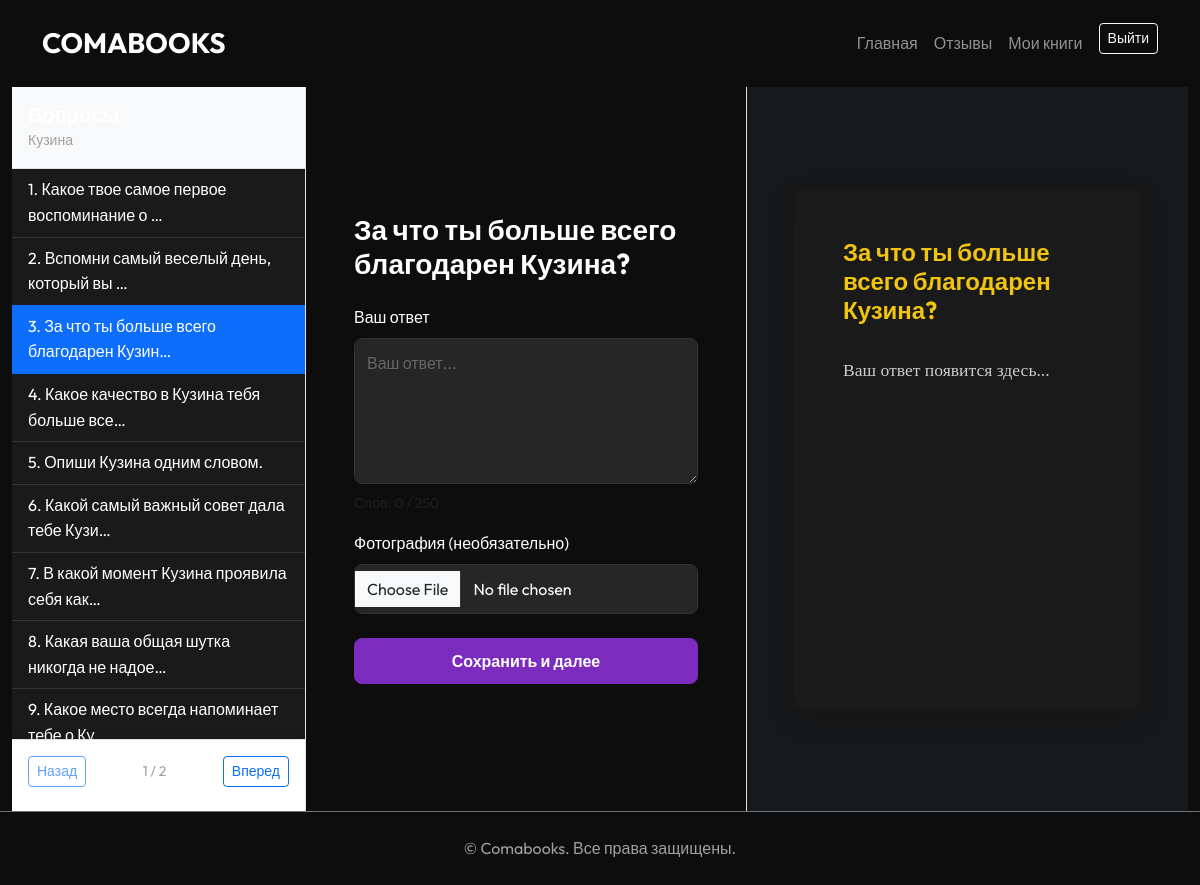
/book/29/edit/?q=42 (signed in), run on the app's committed database.
### config/models.py (models this page shows, shortened)
class Book(models.Model):
    STATUS_CHOICES = [
        ('draft', 'Черновик'),
        ('completed', 'Завершено (Ждет проверки)'),
        ('printed', 'Напечатано'),
    ]
    user = models.ForeignKey(settings.AUTH_USER_MODEL, on_delete=models.CASCADE, related_name="books")
    title = models.CharField(max_length=255, verbose_name="Название книги")
    author = models.CharField(max_length=255, verbose_name="Автор")
    subtitle = models.CharField(max_length=255, blank=True, null=True, verbose_name="Подзаголовок")
    dedication = models.ForeignKey(BookDedication, on_delete=models.SET_NULL, null=True, blank=True, verbose_name="Посвящение")
    status = models.CharField(max_length=20, choices=STATUS_CHOICES, default='draft', verbose_name="Статус")
    is_notification_sent = models.BooleanField(default=False, verbose_name="Уведомление отправлено")
    created_at = models.DateTimeField(auto_now_add=True)

class BookPageQuestion(models.Model):
    dedication = models.ForeignKey(BookDedication, on_delete=models.CASCADE, related_name="questions", null=True, blank=True, verbose_name="Для кого (посвящение)")
    book = models.ForeignKey('Book', on_delete=models.CASCADE, related_name="custom_questions", null=True, blank=True, verbose_name="Для книги")
    quiz = models.CharField(max_length=255, verbose_name="Вопрос")

### config/views.py (the view, shortened to what this page needs)
# urls.py: path("book/<int:book_id>/edit/", views.edit_pages, name="edit_pages"),
@login_required
def edit_pages(request, book_id):
    book = get_object_or_404(Book, id=book_id, user=request.user)
    questions = book.custom_questions.all()
    if not questions.exists() and book.dedication:
        questions = book.dedication.questions.filter(book__isnull=True)
    if not questions.exists():
        questions = BookPageQuestion.objects.filter(dedication__isnull=True, book__isnull=True)
    question_id = request.GET.get('q')
    if question_id:
        active_question = get_object_or_404(BookPageQuestion, id=question_id)
    else:
        active_question = questions.first()
    try:
        current_answer = BookPageAnswer.objects.get(book=book, quiz=active_question.quiz)
    except (BookPageAnswer.DoesNotExist, AttributeError):
        current_answer = None
    if request.method == "POST":
        form = BookPageForm(request.POST, request.FILES, instance=current_answer)
        if form.is_valid():
            answer = form.save(commit=False)
            answer.book = book
            answer.user = request.user
            answer.quiz = active_question.quiz
            answer.save()
            next_question = questions.filter(id__gt=active_question.id).first()
            if next_question:
                return redirect(f"{request.path}?q={next_question.id}")
            else:
                return redirect('dashboard') # Or finish page
    else:
        form = BookPageForm(instance=current_answer)
    ai_settings = AISettings.objects.first()
    return render(request, "books/edit_pages.html", {
        "book": book,
        "questions": questions,
        "active_question": active_question,
        "form": form,
        "ai_settings": ai_settings,
    })

### config/forms.py (shortened to what this page needs)
class BookPageForm(forms.ModelForm):
    class Meta:
        model = BookPageAnswer
        fields = ['answer', 'image']
        widgets = {
            'answer': forms.Textarea(attrs={'class': 'form-control', 'rows': 5, 'placeholder': 'Ваш ответ...', 'id': 'id_answer'}),
            'image': forms.ClearableFileInput(attrs={'class': 'form-control', 'id': 'id_image'}),
        }

### templates/books/edit_pages.html (shortened to what this page needs)
{% extends "_base.html" %}
{% block content %}
<div class="container-fluid edit-container">
    <div class="row h-100 g-0">
        <div class="col-md-3 bg-light border-end overflow-auto p-0 d-none d-md-flex flex-column sidebar-fixed">
            <div class="p-3 border-bottom">
                <h5 class="mb-0">Вопросы</h5>
                <small class="text-muted">{{ book.title }}</small>
            </div>
            <div class="list-group list-group-flush" id="question-list-desktop">
                {% for q in questions %}
                <a href="?q={{ q.id }}"
                    class="list-group-item list-group-item-action question-item {% if active_question.id == q.id %}active{% endif %}"
                    data-index="{{ forloop.counter0 }}">
                    {{ forloop.counter }}. {{ q.quiz|truncatechars:40 }}
                </a>
                {% empty %}
                <div class="p-3">Нет вопросов для этой категории.</div>
                {% endfor %}
            </div>
            {% if questions|length > 10 %}
            <div class="p-3 border-top bg-white sticky-bottom mt-auto">
                <div class="d-flex justify-content-between align-items-center mb-2">
                    <button type="button" class="btn btn-sm btn-outline-primary prev-page">
                         Назад
                    </button>
                    <span class="small text-muted page-info">1 / 2</span>
                    <button type="button" class="btn btn-sm btn-outline-primary next-page">
                        Вперед
                    </button>
                </div>
            </div>
            {% endif %}
        </div>
        <div class="col-md-9 d-flex flex-column p-0 main-content">
            {% if active_question %}
            <div class="row h-100 g-0 flex-column-reverse flex-md-row">
                <div
                    class="col-md-6 p-4 p-md-5 d-flex flex-column justify-content-center border-end overflow-auto form-section">
                    <h3 class="mb-4">{{ active_question.quiz }}</h3>
                    <form method="post" enctype="multipart/form-data">
                        <div class="mb-3">
                            <label class="form-label">Ваш ответ</label>
                            {{ form.answer }}
                            <div id="word-count-info"
                                class="form-text mt-2 d-flex flex-wrap justify-content-between align-items-center">
                                <span class="me-2">Слов: <span id="word-count">0</span> / 250</span>
                            </div>
                        </div>
                        <div class="mb-3">
                            <label class="form-label">Фотография (необязательно)</label>
                            {{ form.image }}
                        </div>
                        <div class="d-flex justify-content-between mt-4">
                            <button type="submit" id="submit-btn" class="btn btn-primary px-4 w-100 w-md-auto">Сохранить
                                и далее</button>
                        </div>
                    </form>
                </div>
                <div
                    class="col-md-6 p-4 p-md-5 d-flex align-items-center justify-content-center bg-secondary bg-opacity-10 preview-section">
                    <div class="book-page-preview-wrapper w-100">
                        <div class="book-page-preview {{ book.cover_data.template }}">
                            <div class="page-content">
                                <h4 class="question-text">{{ active_question.quiz }}</h4>
                                <p class="answer-text" id="preview-answer">Ваш ответ появится здесь...</p>
                            </div>
                        </div>
                    </div>
                </div>
            </div>
            {% endif %}
        </div>
    </div>
</div>
{% endblock %}

### static/css/styles.css (style rules this page uses)
:root { --bg-color: #0d0d0d; --card-bg: #1a1a1a; --text-color: #ffffff; --accent-color: #7b2cbf; --accent-hover: #9d4edd; --secondary-text: #a0a0a0; --border-color: #333333; }
body { background-color: var(--bg-color); color: var(--text-color); font-family: 'Outfit', sans-serif; line-height: 1.6; }
h1, h2, h3, h4, h5, h6 { font-weight: 700; margin-bottom: 1.5rem; }
a { color: var(--accent-color); text-decoration: none; transition: color 0.3s ease; }
.text-muted { color: var(--secondary-text) !important; }
.btn-primary { background-color: var(--accent-color); border-color: var(--accent-color); font-weight: 600; padding: 10px 24px; border-radius: 8px; transition: all 0.3s ease; }
.form-control { background-color: #262626; border: 1px solid var(--border-color); color: var(--text-color); border-radius: 8px; padding: 12px; }
.form-control::placeholder { color: #666; }
.list-group-item { background-color: var(--card-bg); border-color: var(--border-color); color: var(--text-color); }

### templates/books/edit_pages.html (style rules this page uses)
.edit-container { height: calc(100vh - 76px); }
.sidebar-fixed { height: 100%; position: relative; }
.book-page-preview { width: 100%; max-width: 450px; aspect-ratio: 2/3; background: white; padding: 3rem; box-shadow: 0 10px 30px rgba(0, 0, 0, 0.1); display: flex; flex-direction: column; justify-content: flex-start; border-radius: 4px; overflow-y: auto; margin: 0 auto; }
.page-content { word-break: break-word; }
.question-text { font-weight: bold; margin-bottom: 2rem; color: #333; }
.answer-text { font-family: 'Georgia', serif; font-size: 1.1rem; color: #555; white-space: pre-wrap; }
.book-page-preview.dark { background: #1a1a1a; color: #ddd; }
.book-page-preview.dark .question-text { color: #f1c40f; }
.book-page-preview.dark .answer-text { color: #ccc; }
.sticky-bottom { position: sticky; bottom: 0; z-index: 10; box-shadow: 0 -5px 10px rgba(0, 0, 0, 0.05); }

### data on the page
Book: title "Кузина"
BookPageQuestion: quiz "Какое твое самое первое воспоминание о …"
BookPageQuestion: quiz "Вспомни самый веселый день, который вы …"
BookPageQuestion: quiz "За что ты больше всего благодарен Кузин…", quiz "За что ты больше всего благодарен Кузина?"
BookPageQuestion: quiz "Какое качество в Кузина тебя больше все…"
BookPageQuestion: quiz "Опиши Кузина одним словом."
BookPageQuestion: quiz "Какой самый важный совет дала тебе Кузи…"
BookPageQuestion: quiz "В какой момент Кузина проявила себя как…"
BookPageQuestion: quiz "Какая ваша общая шутка никогда не надое…"
BookPageQuestion: quiz "Какое место всегда напоминает тебе о Ку…"
